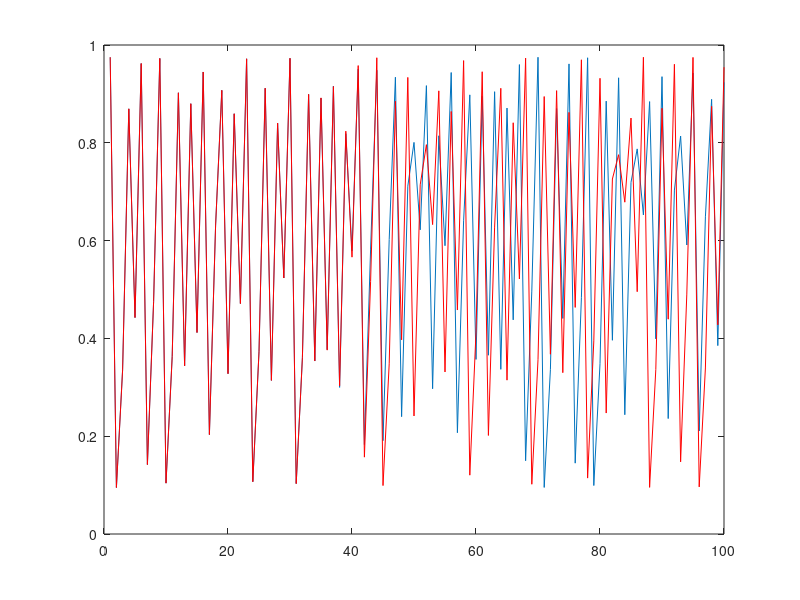

Write MATLAB code to recreate this figure.
delta = 3.9;
xn = 0.500001;
xn1 = 0.5;
X = [];
Y = [];
X1 = [];
Y1 = [];

for i = 1:100
  xn = delta .* xn .* (1 - xn);
  xn1 = delta .* xn1 .* (1 - xn1);
  X(i) = i;
  Y(i) = xn;
  X1(i) = i;
  Y1(i) = xn1;
endfor

plot(X, Y);
hold on;
plot(X1, Y1, 'red');
hold off;
